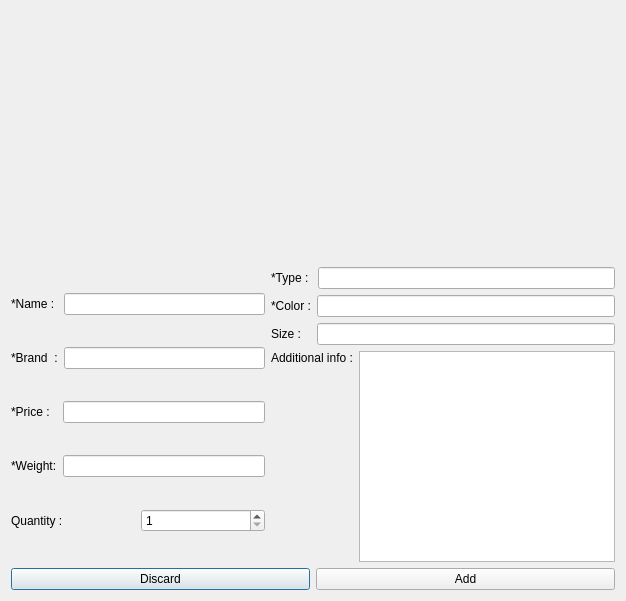
<?xml version="1.0" encoding="UTF-8"?>
<ui version="4.0">
 <class>buy_products</class>
 <widget class="QDialog" name="buy_products">
  <property name="geometry">
   <rect>
    <x>0</x>
    <y>0</y>
    <width>626</width>
    <height>601</height>
   </rect>
  </property>
  <property name="windowTitle">
   <string>Dialog</string>
  </property>
  <layout class="QGridLayout" name="gridLayout">
   <item row="0" column="0">
    <widget class="QLabel" name="product_image">
     <property name="minimumSize">
      <size>
       <width>321</width>
       <height>250</height>
      </size>
     </property>
     <property name="text">
      <string/>
     </property>
    </widget>
   </item>
   <item row="1" column="0">
    <layout class="QHBoxLayout" name="horizontalLayout_11">
     <item>
      <layout class="QVBoxLayout" name="verticalLayout_3">
       <item>
        <layout class="QHBoxLayout" name="horizontalLayout_3">
         <item>
          <widget class="QLabel" name="label_2">
           <property name="text">
            <string>*Name : </string>
           </property>
          </widget>
         </item>
         <item>
          <widget class="QLineEdit" name="name_lineEdit">
           <property name="readOnly">
            <bool>true</bool>
           </property>
          </widget>
         </item>
        </layout>
       </item>
       <item>
        <layout class="QHBoxLayout" name="horizontalLayout_4">
         <item>
          <widget class="QLabel" name="label_7">
           <property name="text">
            <string>*Brand  :</string>
           </property>
          </widget>
         </item>
         <item>
          <widget class="QLineEdit" name="brand_lineEdit">
           <property name="readOnly">
            <bool>true</bool>
           </property>
          </widget>
         </item>
        </layout>
       </item>
       <item>
        <layout class="QHBoxLayout" name="horizontalLayout_5">
         <item>
          <widget class="QLabel" name="label_6">
           <property name="text">
            <string>*Price :  </string>
           </property>
          </widget>
         </item>
         <item>
          <widget class="QLineEdit" name="price_lineEdit">
           <property name="readOnly">
            <bool>true</bool>
           </property>
          </widget>
         </item>
        </layout>
       </item>
       <item>
        <layout class="QHBoxLayout" name="horizontalLayout_6">
         <item>
          <widget class="QLabel" name="label_4">
           <property name="text">
            <string>*Weight:</string>
           </property>
          </widget>
         </item>
         <item>
          <widget class="QLineEdit" name="weight_lineEdit">
           <property name="readOnly">
            <bool>true</bool>
           </property>
          </widget>
         </item>
        </layout>
       </item>
       <item>
        <layout class="QHBoxLayout" name="horizontalLayout_10">
         <item>
          <widget class="QLabel" name="label_9">
           <property name="text">
            <string>Quantity :</string>
           </property>
          </widget>
         </item>
         <item>
          <widget class="QSpinBox" name="spinBox">
           <property name="minimum">
            <number>1</number>
           </property>
          </widget>
         </item>
        </layout>
       </item>
      </layout>
     </item>
     <item>
      <layout class="QVBoxLayout" name="verticalLayout_2">
       <item>
        <layout class="QHBoxLayout" name="horizontalLayout_7">
         <item>
          <widget class="QLabel" name="label_3">
           <property name="text">
            <string>*Type : </string>
           </property>
          </widget>
         </item>
         <item>
          <widget class="QLineEdit" name="type_lineEdit">
           <property name="readOnly">
            <bool>true</bool>
           </property>
          </widget>
         </item>
        </layout>
       </item>
       <item>
        <layout class="QHBoxLayout" name="horizontalLayout_8">
         <item>
          <widget class="QLabel" name="label_5">
           <property name="text">
            <string>*Color :</string>
           </property>
          </widget>
         </item>
         <item>
          <widget class="QLineEdit" name="color_lineEdit">
           <property name="readOnly">
            <bool>true</bool>
           </property>
          </widget>
         </item>
        </layout>
       </item>
       <item>
        <layout class="QHBoxLayout" name="horizontalLayout_9">
         <item>
          <widget class="QLabel" name="label_8">
           <property name="text">
            <string>Size :   </string>
           </property>
          </widget>
         </item>
         <item>
          <widget class="QLineEdit" name="size_lineEdit">
           <property name="readOnly">
            <bool>true</bool>
           </property>
          </widget>
         </item>
        </layout>
       </item>
       <item>
        <layout class="QHBoxLayout" name="horizontalLayout_2">
         <item>
          <layout class="QVBoxLayout" name="verticalLayout">
           <item>
            <widget class="QLabel" name="label_10">
             <property name="text">
              <string>Additional info :</string>
             </property>
            </widget>
           </item>
           <item>
            <spacer name="verticalSpacer">
             <property name="orientation">
              <enum>Qt::Vertical</enum>
             </property>
             <property name="sizeHint" stdset="0">
              <size>
               <width>20</width>
               <height>40</height>
              </size>
             </property>
            </spacer>
           </item>
          </layout>
         </item>
         <item>
          <widget class="QPlainTextEdit" name="add_plain">
           <property name="readOnly">
            <bool>true</bool>
           </property>
          </widget>
         </item>
        </layout>
       </item>
      </layout>
     </item>
    </layout>
   </item>
   <item row="2" column="0">
    <layout class="QHBoxLayout" name="horizontalLayout">
     <item>
      <widget class="QPushButton" name="Discard_button">
       <property name="text">
        <string>Discard</string>
       </property>
      </widget>
     </item>
     <item>
      <widget class="QPushButton" name="Add_button">
       <property name="text">
        <string>Add</string>
       </property>
      </widget>
     </item>
    </layout>
   </item>
  </layout>
 </widget>
 <resources/>
 <connections/>
</ui>
